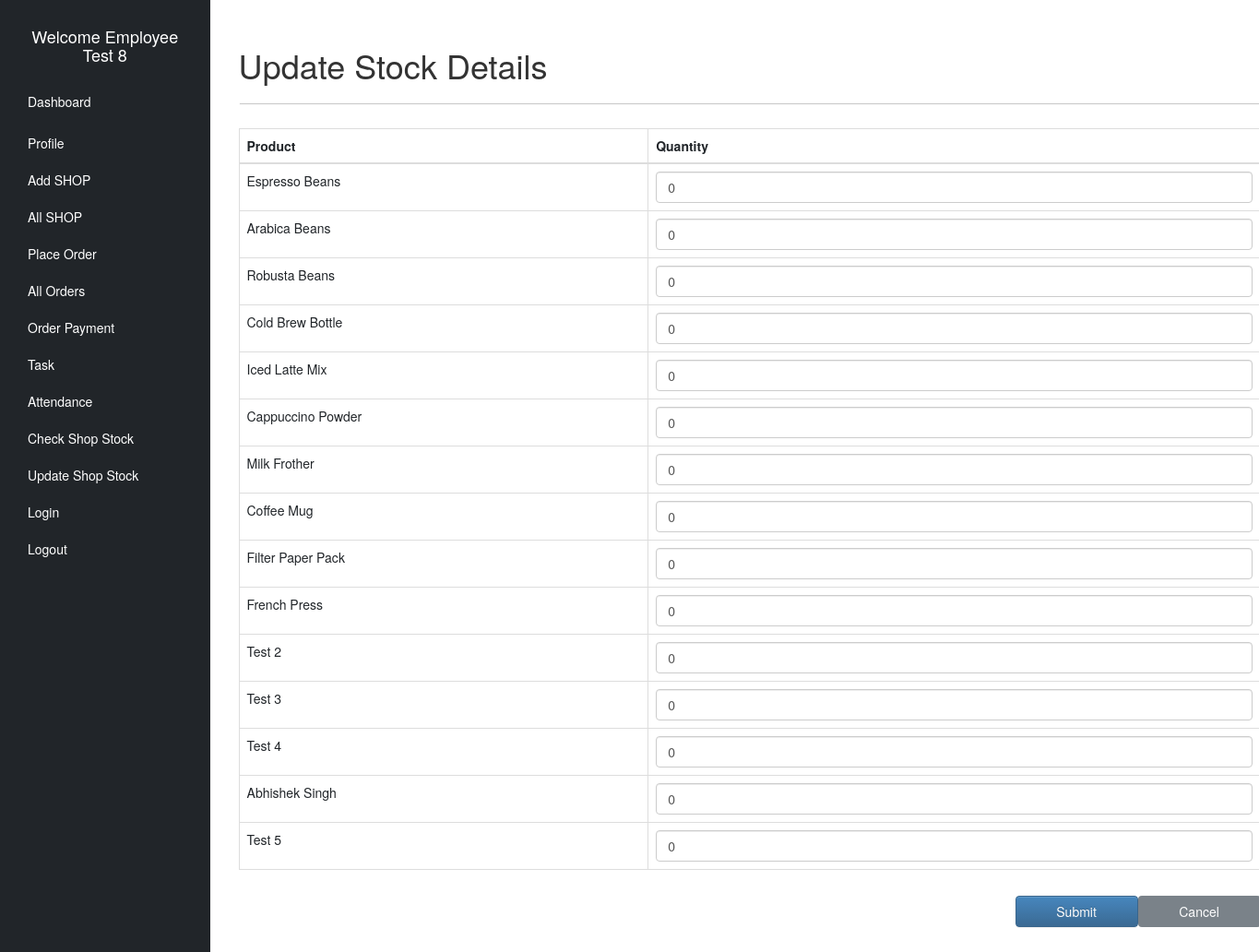
The app's page /insert_stock_form.php (signed in) with its own data.
### tables this page shows
CREATE TABLE `products` (
  `id` int(11) NOT NULL,
  `name` varchar(100) DEFAULT NULL,
  `sku` varchar(50) DEFAULT NULL,
  `price` decimal(10,2) DEFAULT NULL,
  `is_deleted` int(10) NOT NULL DEFAULT 1
);

### insert_stock_form.php (the view, shortened to what this page needs)
<?php
$conn = mysqli_connect("localhost", "root", "", "test");
$shop_id = $_SESSION['shop_id'] ?? 0;
$result = mysqli_query($conn, " SELECT p.id AS product_id, p.name, COALESCE(s.quantity, 0) AS quantity FROM products p LEFT JOIN stock s ON s.product_id = p.id AND s.shop_id = $shop_id ");
?>
<!DOCTYPE html>
<html lang="en">
<head>
    <?php include "head.php"; ?>
</head>
<body>
<div class="container-fluid">
  <div class="row">
    <?php include "sidebar.php"; ?>
    <main class="col-md-10 py-4">
        <form method="POST" id="geoForm" enctype="multipart/form-data" action="insert_update_stock.php">
            <div id="data" class="container">
                <h1>Update Stock Details</h1>
                <hr>
                <table class="table table-bordered">
                    <thead>
                        <tr>
                            <th>Product</th>
                            <th>Quantity</th>
                        </tr>
                    </thead>
                    <tbody>
                    <?php while ($row = mysqli_fetch_assoc($result)) { ?>
                    <tr>
                        <td>
                            <?= htmlspecialchars($row['name']) ?>
                        </td>
                        <td>
                            <input type="number" name="quantities[]" value="<?= $row['quantity'] ?>" min="0" class="form-control">
                        </td>
                    </tr>
                    <?php } ?>
                    </tbody>
                </table>
                <div class="clearfix mt-3">
                    <button type="button" onclick="location.href='shop_stock_update.php'" class="btn btn-secondary">Cancel</button>
                    <button type="submit" name="submit" class="btn btn-primary">Submit</button>
                </div>
            </div>
        </form>
    </main>
  </div>
</div>
</body>
</html>

### head.php (shortened to what this page needs)
  <link rel="stylesheet" href="css/style.css">
<link href="https://cdn.jsdelivr.net/npm/bootstrap@5.1.3/dist/css/bootstrap.min.css" rel="stylesheet">
<link rel="stylesheet" href="https://cdn.jsdelivr.net/npm/bootstrap@3.3.7/dist/css/bootstrap.min.css">
<link rel="stylesheet" href="https://cdn.jsdelivr.net/npm/bootstrap@3.3.7/dist/css/bootstrap-theme.min.css">
<link rel="stylesheet" href="https://cdn.datatables.net/1.13.6/css/jquery.dataTables.min.css">

### sidebar.php
<nav id="sidebar" class="col-md-2 bg-dark text-white py-4">
     <h4 class="text-center"><a href="#" class="nav-link text-white">Welcome <?php echo $_SESSION['name']; ?></a></a></h4>
     <ul class="nav flex-column">
       <li class="nav-item"><a href="dashboard.php" class="nav-link text-white py-4">Dashboard</a></li>
       <li class="nav-item"><a href="profile.php" id="profile-data"  class="nav-link text-white">Profile</a></li>
       <li class="nav-item"><a href="addnewdealer.php" id="profile-data"  class="nav-link text-white">Add SHOP</a></li>
       <li class="nav-item"><a href="all_shop.php" id="profile-data"  class="nav-link text-white">All SHOP</a></li>
       <li class="nav-item"><a href="place_order.php" id="profile-data"  class="nav-link text-white">Place Order</a></li>
       <li class="nav-item"><a href="all_orders.php" id="profile-data"  class="nav-link text-white">All Orders</a></li>
       <li class="nav-item"><a href="order_payment.php" id="profile-data"  class="nav-link text-white">Order Payment</a></li>
       <li class="nav-item"><a href="task.php" id="profile-data"  class="nav-link text-white">Task</a></li>
       <li class="nav-item"><a href="attendance.php" id="profile-data"  class="nav-link text-white">Attendance</a></li>
       <li class="nav-item"><a href="shop_stock.php" id="profile-data"  class="nav-link text-white">Check Shop Stock</a></li>
       <li class="nav-item"><a href="shop_stock_update.php" id="profile-data"  class="nav-link text-white">Update Shop Stock</a></li>
       <li class="nav-item"><a href="login.php" class="nav-link text-white">Login</a></li>
       <li class="nav-item"><a href="logout.php" class="nav-link text-white">Logout</a></li>
     </ul>
   </nav>

### css/style.css (style rules this page uses)
body { overflow-x: hidden; }
#sidebar { min-height: 100vh; background: #343a40; color: white; }
#sidebar .nav-link { color: #ccc; }

### head.php (style rules this page uses)
* { box-sizing: border-box }
hr { border: 1px solid #f1f1f1; margin-bottom: 25px; }
button { text-align: center; margin: 10px; float: right; background-color:rgb(71, 97, 211); color: white; padding: 14px 20px; margin: 8px 0; border: none; cursor: pointer; width: 12%; opacity: 0.9; }
.container { padding: 16px; }
.clearfix::after { content: ""; clear: both; display: table; }
#sidebar { min-height: 100vh; }

### records on screen
products: name "Espresso Beans", quantity "0"
products: name "Arabica Beans", quantity "0"
products: name "Robusta Beans", quantity "0"
products: name "Cold Brew Bottle", quantity "0"
products: name "Iced Latte Mix", quantity "0"
products: name "Cappuccino Powder", quantity "0"
products: name "Milk Frother", quantity "0"
products: name "Coffee Mug", quantity "0"
products: name "Filter Paper Pack", quantity "0"
products: name "French Press", quantity "0"
products: name "Test 2", quantity "0"
products: name "Test 3", quantity "0"
products: name "Test 4", quantity "0"
products: name "Abhishek Singh", quantity "0"
products: name "Test 5", quantity "0"

### other values on screen
$_SESSION['name'] "Employee Test 8"
